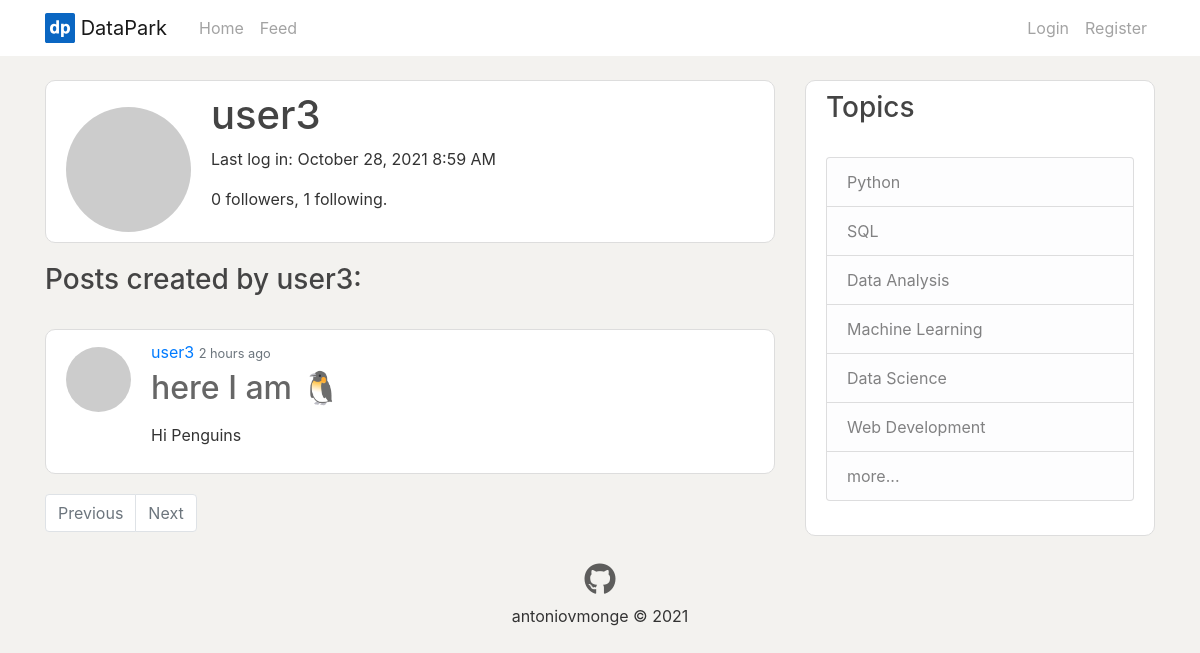
Page /user/user3 on the earlier database version.
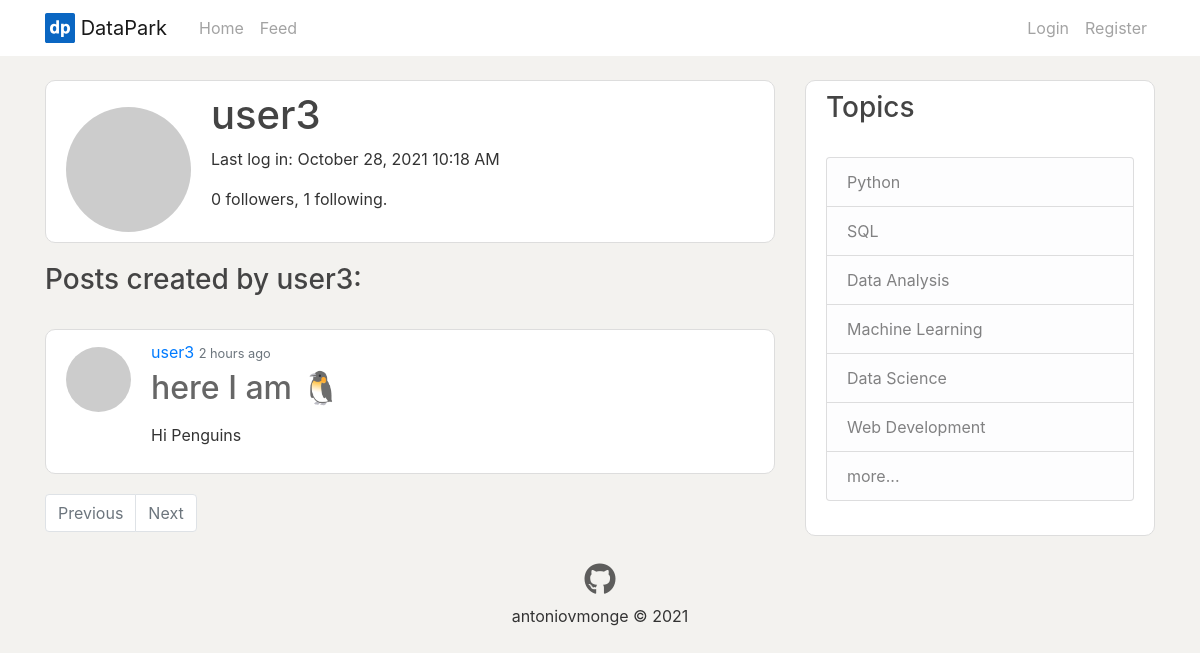
Same page on the later database version.
### app/models.py (models this page shows, shortened)
class User(UserMixin, db.Model):
    id = db.Column(db.Integer, primary_key=True)
    username = db.Column(db.String(64), index=True, unique=True)
    email = db.Column(db.String(120), index=True, unique=True)
    password_hash = db.Column(db.String(128))
    about_me = db.Column(db.String(140))
    last_seen = db.Column(db.DateTime, default=datetime.utcnow)
    posts = db.relationship('Post', backref='author', lazy='dynamic')
    followed = db.relationship(
        'User',
        secondary=followers,
        primaryjoin=(followers.c.follower_id == id),
        secondaryjoin=(followers.c.followed_id == id),
        backref=db.backref('followers', lazy='dynamic'),
        lazy='dynamic')
    messages_sent = db.relationship('Message',
                                    foreign_keys='Message.sender_id',
                                    backref='author', lazy='dynamic')
    messages_received = db.relationship('Message',
                                        foreign_keys='Message.recipient_id',
                                        backref='recipient', lazy='dynamic')
    last_message_read_time = db.Column(db.DateTime)
    notifications = db.relationship('Notification', backref='user',
                                    lazy='dynamic')
    def avatar(self, size):
        digest = md5(self.email.lower().encode('utf-8')).hexdigest()
        return f"https://www.gravatar.com/avatar/{digest}?d=identicon&s={size}"

class Post(db.Model):
    id = db.Column(db.Integer, primary_key=True)
    title = db.Column(db.String(100))
    body = db.Column(db.Text)
    body_html = db.Column(db.Text)
    timestamp = db.Column(db.DateTime, index=True, default=datetime.utcnow)
    user_id = db.Column(db.Integer, db.ForeignKey('user.id'))

### app/users/routes.py (the view)
@bp.route('/user/<username>')
def user(username):
    user = User.query.filter_by(username=username).first_or_404()
    page = request.args.get('page', 1, type=int)
    posts = user.posts.order_by(Post.timestamp.desc()).paginate(
        page, current_app.config['POSTS_PER_PAGE'], False)
    next_url = url_for('users.user', username=user.username, page=posts.next_num) \
        if posts.has_next else None
    prev_url = url_for('users.user', username=user.username, page=posts.prev_num) \
        if posts.has_prev else None
    form = EmptyForm()
    return render_template('users/user.html', user=user, posts=posts,
                            next_url=next_url, prev_url=prev_url, form=form)

### app/users/routes.py (called while the page is built)
@bp.before_request
def before_request():
    if current_user.is_authenticated:
        current_user.last_seen = datetime.utcnow()
        db.session.commit()

### app/templates/users/user.html (shortened to what this page needs)
{% extends "layout.html" %}
{% block content %}
    <div class="content-section">
        <div class="media">
            <img class="rounded-circle account-img" src="{{ user.avatar(128) }}">
            <div class="media-body">
                <h2 class="account-heading">{{ user.username }}</h2>
                {% if user.last_seen %}
                    <p>Last log in: {{ moment(user.last_seen).format('LLL') }}</p>
                {% endif %}
                <p>{{ user.followers.count() }} followers, {{ user.followed.count() }} following.</p>
            </div>
        </div>
    </div>
    <h3>Posts created by {{ user.username }}:</h3>
    <br>
    {% for post in posts.items %}
        {% include 'posts/_post_preview.html' %}
    {% endfor %}
    <nav aria-label="...">
        <ul class="pagination">
            <li class="page-item {% if not prev_url %} disabled {% endif %}">
                <a class="page-link" href="{{ prev_url or '#' }}" tabindex="-1">Previous</a>
            </li>
            <li class="page-item  {% if not next_url %} disabled {% endif %}">
                <a class="page-link" href="{{ next_url or '#' }}" tabindex="+1">Next</a>
            </li>
        </ul>
    </nav>
{% endblock content %}

### app/templates/layout.html (shortened to what this page needs)
<!DOCTYPE html>
<html lang="en">
    <head>
        <link rel="stylesheet" href="https://stackpath.bootstrapcdn.com/bootstrap/4.1.3/css/bootstrap.min.css">
        <link rel="stylesheet" type="text/css" href="{{ url_for('static', filename='main.css') }}">
    </head>
    <body>
        <header class="site-header">
            <nav class="navbar navbar-expand-md navbar-light bg-white fixed-top">
                <div class="container">
                    <a class="navbar-brand mr-4" href="{{ url_for('main.home') }}">
                        <img src="{{ url_for('static', filename='dp.svg') }}" width="30" height="30" class="d-inline-block align-top" alt="">
                        DataPark
                    </a>
                    <div class="collapse navbar-collapse" id="navbarToggle">
                        <div class="navbar-nav mr-auto">
                                <a class="nav-item nav-link" href="{{ url_for('main.home') }}">Home </a>
                                <a class="nav-item nav-link" href="{{ url_for('main.explore') }}">Feed</a>
                        </div>
                        <div class='navbar-nav ms-auto'>
                            {% if current_user.is_anonymous %}
                                <a class="nav-item nav-link" href="{{ url_for('auth.login') }}">Login</a>
                                <a class="nav-item nav-link" href="{{ url_for('auth.register') }}">Register</a>
                            {% endif %}
                        </div>
                    </div>
                </div>
            </nav>
        </header>
        <main role='main' class='container'>
            <div class="row">
                <div class="col-md-8">
                    {% block content %}{% endblock content %}
                </div>
                <div class="col-md-4">
                    <div class="content-section">
                        <h3>Topics</h3>
                        <br>
                        <div class="list-group">
                            <a href="{{ url_for('main.coming_soon') }}" class="list-group-item list-group-item-action list-group-item-light">Python</a>
                            <a href="{{ url_for('main.coming_soon') }}" class="list-group-item list-group-item-action list-group-item-light">SQL</a>
                            <a href="{{ url_for('main.coming_soon') }}" class="list-group-item list-group-item-action list-group-item-light">Data Analysis</a>
                            <a href="{{ url_for('main.coming_soon') }}" class="list-group-item list-group-item-action list-group-item-light">Machine Learning</a>
                            <a href="{{ url_for('main.coming_soon') }}" class="list-group-item list-group-item-action list-group-item-light">Data Science</a>
                            <a href="{{ url_for('main.coming_soon') }}" class="list-group-item list-group-item-action list-group-item-light">Web Development</a>
                            <a href="{{ url_for('main.coming_soon') }}" class="list-group-item list-group-item-action list-group-item-light">more...</a>
                        </div>
                        <br>
                    </div>
                </div>
            </div>
        </main>
        <div>
            <footer class="page-footer font-small" style='margin: bottom 0;'>
                <div class="container-fluid text-center">
                    <div>
                        <a class="item-social" href="https://github.com/antoniovmonge"><i class="fab fa-github"></i></a>
                    </div>
                    <p class="copyright">antoniovmonge © 2021</p>
                    <br>
                </div>
            </footer>
        </div>
    </body>
</html>

### app/templates/posts/_post_preview.html
<article class="media content-section">
    <img class="rounded-circle article-img"  src="{{ post.author.avatar(64) }}">
    <div class="media-body">
        <div class="article-metadata">
            <a class="mr-2h" href="{{ url_for('users.user', username=post.author.username) }}">{{ post.author.username }}</a>
            <small class="text-muted">{{ moment(post.timestamp).fromNow() }}</small>
        </div>
        <h2><a class="article-title" href="{{ url_for('posts.post', post_id=post.id) }}">{{ post.title }}</a></h2>
        <p class='article-content'>{{ post.body_html | safe | truncate(75, true) }}</p>
    </div>
</article>

### app/static/main.css (style rules this page uses)
body { background: #F3F2EF; color: #333333; margin-top: 5rem; }
h1, h2, h3, h4, h5, h6 { color: #444444; }
.site-header .navbar-nav .nav-link { color: #a3a3a3; }
.content-section { background: #ffffff; padding: 10px 20px; border: 1px solid #dddddd; border-radius: 10px; margin-bottom: 20px; }
.article-title { color: #444444d0; }
.article-img { height: 65px; width: 65px; margin-right: 20px; margin-top: 7px; }
.article-metadata { padding-bottom: 1px; margin-bottom: 4px; }
.account-img { width: 125px; margin-right: 20px; margin-top: 16px; }
.account-heading { font-size: 2.5rem; }
.item-social { color: rgb(56, 56, 56); text-decoration:none; font-size:2rem; opacity:0.8; }

Differences in the rows shown:
changed User "user3": last_seen "October 28, 2021 8:59 AM" → "October 28, 2021 10:18 AM"
